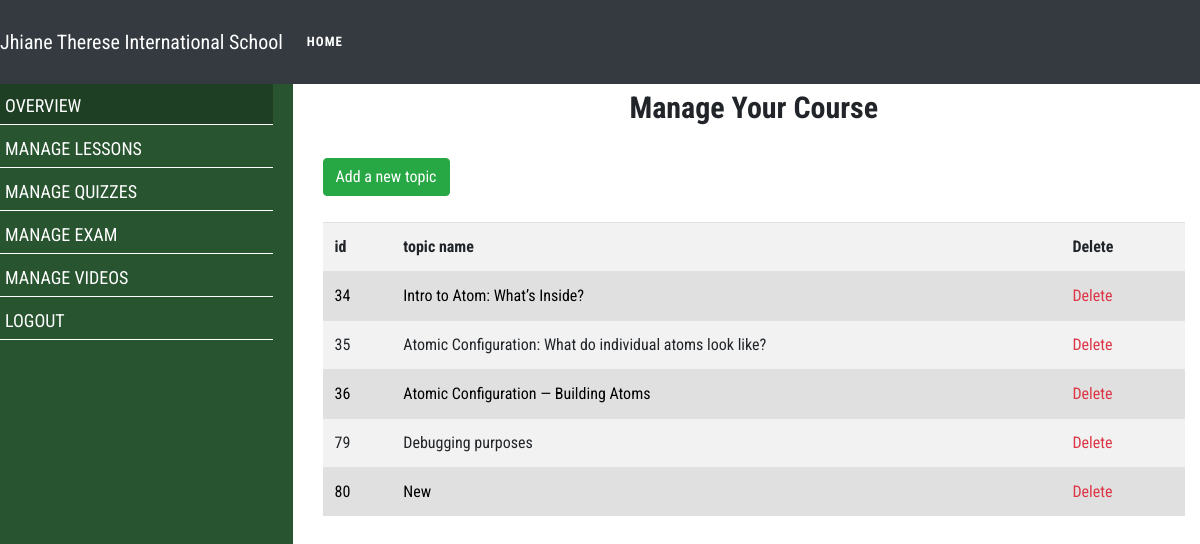
Screenshot of /admin/manage_lesson/edit_topics.php?course_name=Chemistry (signed in) with the database file from the repository.
### tables this page shows
CREATE TABLE `courses` (
  `id` int(11) NOT NULL,
  `topic_name` varchar(255) NOT NULL,
  `description` text NOT NULL,
  `course_name` varchar(255) NOT NULL,
  `directory_path` varchar(100) NOT NULL
);

### admin/manage_lesson/edit_topics.php (the view, shortened to what this page needs)
<!DOCTYPE html>
<html>
<head>
  <link rel="stylesheet" type="text/css" href="css/magnific-popup.css">
  <link rel="stylesheet" type="text/css" href="css/owl.carousel.min.css">
  <link rel="stylesheet" type="text/css" href="css/owl.theme.default.min.css">
  <link rel="stylesheet" href="/jtis/css/all.css">
  <link rel="stylesheet" href="https://maxcdn.bootstrapcdn.com/bootstrap/4.0.0/css/bootstrap.min.css">
  <link rel="stylesheet" type="text/css" href="/jtis/css/style.css">
  <link rel="stylesheet" type="text/css" href="/jtis/css/custom.css">
  <link rel="stylesheet" href="/jtis/css/admin.css">
</head>
<body>
  <div class="container-fluid">
    <div class="row" style="margin-top:82px;">
      <div class="col-sm-5 col-md-3 col-lg-3 sidebar" id="sidebar">
        <ul class="list-group text-white sidebar-list">
          <a href="/jtis/admin/admin_main.php">
            <li class="list active-dash">Overview</li>
          </a>
          <a href="/jtis/admin/manage_lesson/manage_topic.php">
            <li class="list">Manage Lessons</li>
          </a>
          <a href="/jtis/admin/manage_quiz/manage_quiz.php">
            <li class="list ">Manage Quizzes</li>
          </a>
          <a href="/jtis/admin/manage_exam/manage_exam.php">
            <li class="list ">Manage Exam</li>
          </a>
          <a href="/jtis/admin/manage_videos/manage_videos.php">
            <li class="list">Manage Videos</li>
          </a>
          <a href="/jtis/logout.php?logout='1'">
            <li class="list">Logout</li>
          </a>
        </ul>
      </div>
      <div class="col-md-9 ">
        <div class="col-lg-12">
          <h3 class="text-center mt-2 editlessonh">Manage Your Course</h3><br>
          <table class="table table-striped table-hover shadow" id="managetopic">
            <tr class="font-weight-bold">
              <th>id</th>
              <th>topic name</th>
              <th>Delete</th>
            </tr>
            <?php
            $con = mysqli_connect('localhost', 'root');
            mysqli_select_db($con, 'jtis');
            $coursename = $_GET['course_name'];
            $q = "select * from courses where course_name='$coursename'";
            $result = mysqli_query($con, $q);
            while ($res = mysqli_fetch_array($result)) {
            ?>
              <tr class=" ">
                <td><?php echo $res['id'] ?></td>
                <td><?php echo $res['topic_name']; ?></td>
                <td><a class=" no-gutters text-danger" href="verify/verify_delete.php?course_id=<?php echo $res['id'] ?>&amp;course_name=<?php echo $res['course_name']; ?>" style="text-decoration: none;">Delete<i class="fa fa-trash-o ml-2" aria-hidden="true"></a></td>
              </tr>
            <?php }
            echo '<button class="btn btn-success mb-3" id="btn-add"><a href="add_new_topic.php?course_name=' . $coursename . '" class="text-white">Add a new topic</a></button>';
            ?>
          </table>
        </div>
      </div>
    </div>
  </div>
  <body>
</html>

### css/style.css (style rules this page uses)
* { margin: 0px; padding: 0px; box-sizing: border-box; }

### css/custom.css (style rules this page uses)
* { padding: 0; margin: 0; box-sizing: border-box; font-family: 'Roboto Condensed', sans-serif; }
body { height: 100%; }
html { scroll-behavior: smooth; }
.row a:link { text-decoration: none; }

### css/admin.css (style rules this page uses)
.container-fluid { padding:0 !important; }
#sidebar { height: 100vh !important; background: #285430 !important; padding: 0px !important; overflow-x: hidden; }
.sidebar-list { padding: 0 20px 0 0 !important; text-indent: 20px; }
.sidebar-list a { text-indent: 40px; }
.sidebar-list , li { background: #285430 !important; font-size: 14px }
.sidebar-list li { border-bottom: 1px solid white !important; padding: 10px 10px 5px 10px; text-transform: uppercase; font-size: 18px; text-indent: 10px; }
.sidebar-list li { color:white !important; text-decoration: none; }
table, thead, tbody, tr { width: 100% !important; }
table { overflow-y: scroll; }
tbody tr:nth-child(even) { background: #e0e0e0 !important; color: black; }
.active-dash { background: #1e3f24 !important; }
.col-lg-12 { margin-bottom: 5px !important; }
#managetopic { margin-top: 10px !important; }
.editlessonh { font-size: 30px; font-weight: bold; }

### rows the page displays
courses: id "34", topic_name "Intro to Atom: What’s Inside?"
courses: id "35", topic_name "Atomic Configuration: What do individual atoms look like?"
courses: id "36", topic_name "Atomic Configuration — Building Atoms"
courses: id "79", topic_name "Debugging purposes"
courses: id "80", topic_name "New"
